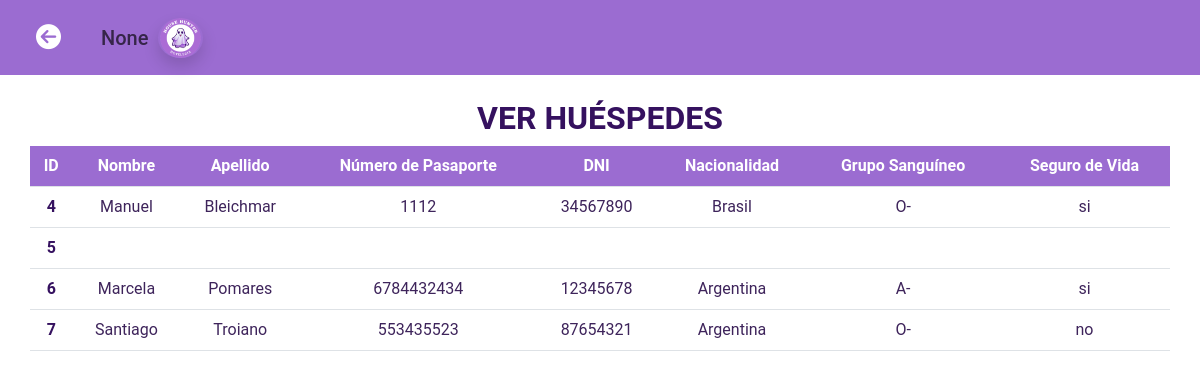
The app's page /abm/abmHuespedes/huespedMostrar, older data.
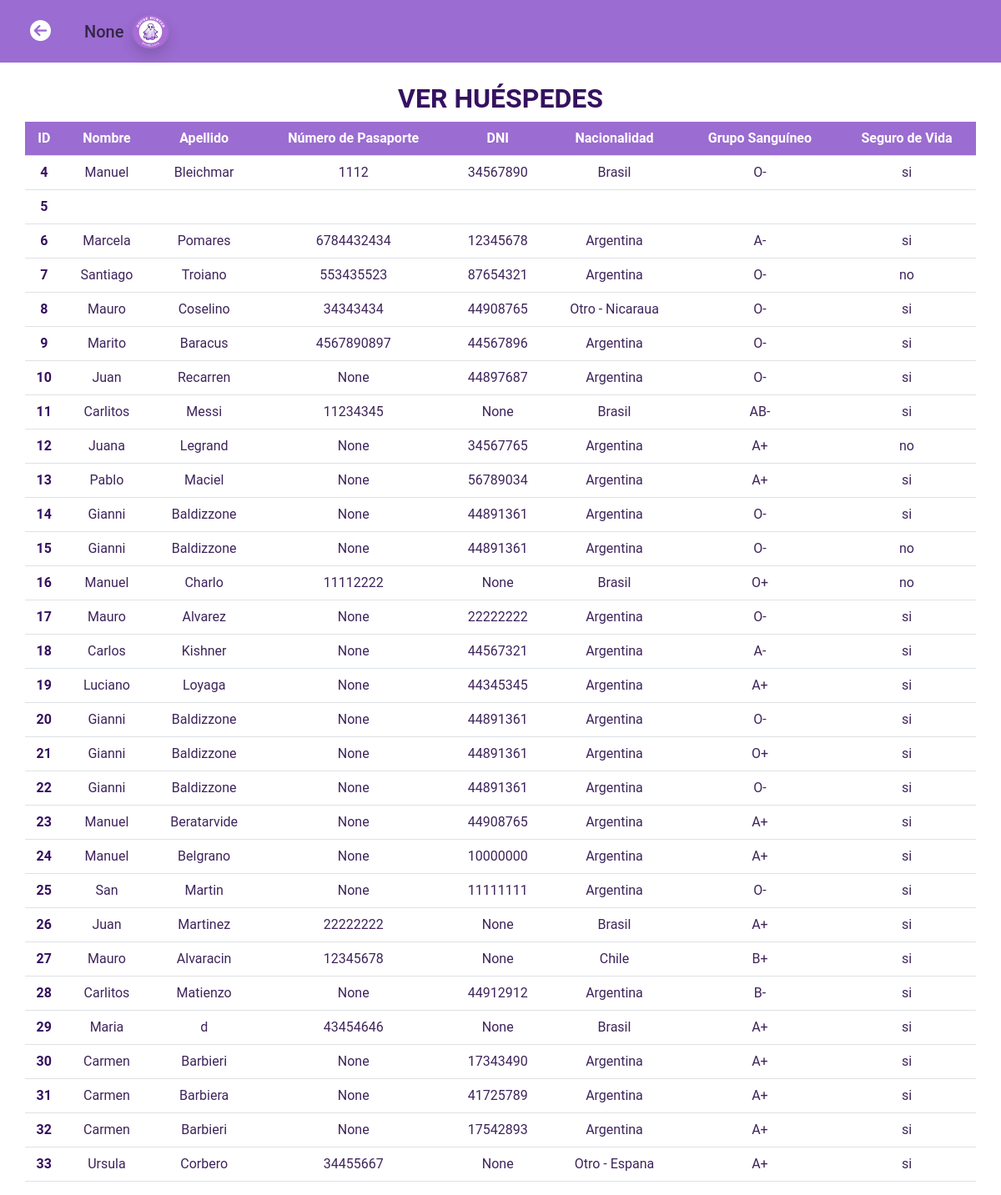
The same page, newer data.
### tables this page shows
CREATE TABLE HUESPED(
    id INTEGER PRIMARY KEY,
    nombre TEXT,
    apellido TEXT,
    numero_pasaporte INT,
    dni INT,
    nacionalidad INT,
    grupo_sanguineo TEXT,
    seguro_vida TEXT
    );

### main.py (the view)
@app.route('/abm/abmHuespedes/huespedMostrar')
def  huespedMostrar():
    menu = Menu(nombre_empleado=session.get('usuario'), contrasena_empleado=session.get('contrasena'), id_empleado=session.get('id'))
    huesped = menu.mostrar_huespedes()
    return render_template('huespedMostrar.html', nombre_usuario=session.get('usuario'), huesped=huesped)

### Menu.py (called while the page is built)
  def mostrar_huespedes(self):
                  nombreBD = "househunter.db"
                  conexion = Conexion(nombreBD)
                  conexion.CrearTablaHuesped()
                  huespedes = conexion.MostrarHuespedes()
                  return huespedes

### bd.py (called while the page is built)
  def CrearTablaHuesped(self):
    self.cursor.execute('''
    CREATE TABLE IF NOT EXISTS HUESPED(
    id INTEGER PRIMARY KEY,
    nombre TEXT,
    apellido TEXT,
    numero_pasaporte INT,
    dni INT,
    nacionalidad INT,
    grupo_sanguineo TEXT,
    seguro_vida TEXT
    )
    ''')
    self.conexion.commit()

  def MostrarHuespedes(self):
    try:
        self.cursor.execute("SELECT * FROM HUESPED")
        huespedes = self.cursor.fetchall()
        return huespedes
    except sqlite3.Error as e:
        print("Error al recuperar huespedes:", e)
        return []

### templates/huespedMostrar.html (shortened to what this page needs)
<!DOCTYPE html>
<html lang="es">
<head>
    <link href="https://cdn.jsdelivr.net/npm/bootstrap@5.3.2/dist/css/bootstrap.min.css" rel="stylesheet"
>
    <link rel="stylesheet" type="text/css" href="{{ url_for('static', filename='styles/style.css')}}">
</head>
<body>
    <nav class="navbar navbar-expand-lg navbar-light bg-light">
        <div class="container-fluid">
            <a class="navbar-brand" href="{{ url_for('abmHuespedes') }}">
                <i class="fa-solid fa-circle-arrow-left fa-lg m-4"></i>
            </a>
            <div class="collapse navbar-collapse" id="navbarNav">
                <div class="navbar-text">
                    <h5 class="mr-3"> {{ nombre_usuario }} </h5>
                    <img src="{{ url_for('static', filename='img/logo2.png') }}" alt="Foto del Empleado" height="40" class="rounded-circle me-2 shadow">
                </div>
            </div>
        </div>
    </nav>
    <div class="container text-center mt-4">
        <div class="row">
            <h2 class="text-darkviolet">Ver huéspedes</h2>
            <table class="table table-responsive-md">
                <thead>
                    <tr>
                        <th scope="col" class="bg-violet">ID</th>
                        <th scope="col" class="bg-violet">Nombre</th>
                        <th scope="col" class="bg-violet">Apellido</th>
                        <th scope="col" class="bg-violet">Número de Pasaporte</th>
                        <th scope="col" class="bg-violet">DNI</th>
                        <th scope="col" class="bg-violet">Nacionalidad</th>
                        <th scope="col" class="bg-violet">Grupo Sanguíneo</th>
                        <th scope="col" class="bg-violet">Seguro de Vida</th>
                    </tr>
                </thead>
                <tbody class="table-body">
                    {% for huesped in huesped %}
                        <tr>
                            <th scope="row">{{ huesped[0] }}</th>
                            <td>{{ huesped[1] }}</td>
                            <td>{{ huesped[2] }}</td>
                            <td>{{ huesped[3] }}</td>
                            <td>{{ huesped[4] }}</td>
                            <td>{{ huesped[5] }}</td>
                            <td>{{ huesped[6] }}</td>
                            <td>{{ huesped[7] }}</td>
                        </tr>
                    {% endfor %}
                </tbody>
            </table>
        </div>
    </div>
</body>
</html>

Row changes from the older to the newer data that the page shows:
added HUESPED: id "8", nombre "Mauro", apellido "Coselino", numero_pasaporte "34343434", dni "44908765", nacionalidad "Otro - Nicaraua", grupo_sanguineo "O-", seguro_vida "si"
added HUESPED: id "9", nombre "Marito", apellido "Baracus", numero_pasaporte "4567890897", dni "44567896", nacionalidad "Argentina", grupo_sanguineo "O-", seguro_vida "si"
added HUESPED: id "10", nombre "Juan", apellido "Recarren", huesped "None", dni "44897687", nacionalidad "Argentina", grupo_sanguineo "O-", seguro_vida "si"
added HUESPED: id "11", nombre "Carlitos", apellido "Messi", numero_pasaporte "11234345", huesped "None", nacionalidad "Brasil", grupo_sanguineo "AB-", seguro_vida "si"
added HUESPED: id "12", nombre "Juana", apellido "Legrand", huesped "None", dni "34567765", nacionalidad "Argentina", grupo_sanguineo "A+", seguro_vida "no"
added HUESPED: id "13", nombre "Pablo", apellido "Maciel", huesped "None", dni "56789034", nacionalidad "Argentina", grupo_sanguineo "A+", seguro_vida "si"
added HUESPED: id "14", nombre "Gianni", apellido "Baldizzone", huesped "None", dni "44891361", nacionalidad "Argentina", grupo_sanguineo "O-", seguro_vida "si"
added HUESPED: id "15", nombre "Gianni", apellido "Baldizzone", huesped "None", dni "44891361", nacionalidad "Argentina", grupo_sanguineo "O-", seguro_vida "no"
added HUESPED: id "16", nombre "Manuel", apellido "Charlo", numero_pasaporte "11112222", huesped "None", nacionalidad "Brasil", grupo_sanguineo "O+", seguro_vida "no"
added HUESPED: id "17", nombre "Mauro", apellido "Alvarez", huesped "None", dni "22222222", nacionalidad "Argentina", grupo_sanguineo "O-", seguro_vida "si"
added HUESPED: id "18", nombre "Carlos", apellido "Kishner", huesped "None", dni "44567321", nacionalidad "Argentina", grupo_sanguineo "A-", seguro_vida "si"
added HUESPED: id "19", nombre "Luciano", apellido "Loyaga", huesped "None", dni "44345345", nacionalidad "Argentina", grupo_sanguineo "A+", seguro_vida "si"
added HUESPED: id "20", nombre "Gianni", apellido "Baldizzone", huesped "None", dni "44891361", nacionalidad "Argentina", grupo_sanguineo "O-", seguro_vida "si"
added HUESPED: id "21", nombre "Gianni", apellido "Baldizzone", huesped "None", dni "44891361", nacionalidad "Argentina", grupo_sanguineo "O+", seguro_vida "si"
added HUESPED: id "22", nombre "Gianni", apellido "Baldizzone", huesped "None", dni "44891361", nacionalidad "Argentina", grupo_sanguineo "O-", seguro_vida "si"
added HUESPED: id "23", nombre "Manuel", apellido "Beratarvide", huesped "None", dni "44908765", nacionalidad "Argentina", grupo_sanguineo "A+", seguro_vida "si"
added HUESPED: id "24", nombre "Manuel", apellido "Belgrano", huesped "None", dni "10000000", nacionalidad "Argentina", grupo_sanguineo "A+", seguro_vida "si"
added HUESPED: id "25", nombre "San", apellido "Martin", huesped "None", dni "11111111", nacionalidad "Argentina", grupo_sanguineo "O-", seguro_vida "si"
added HUESPED: id "26", nombre "Juan", apellido "Martinez", numero_pasaporte "22222222", huesped "None", nacionalidad "Brasil", grupo_sanguineo "A+", seguro_vida "si"
added HUESPED: id "27", nombre "Mauro", apellido "Alvaracin", numero_pasaporte "12345678", huesped "None", nacionalidad "Chile", grupo_sanguineo "B+", seguro_vida "si"
added HUESPED: id "28", nombre "Carlitos", apellido "Matienzo", huesped "None", dni "44912912", nacionalidad "Argentina", grupo_sanguineo "B-", seguro_vida "si"
added HUESPED: id "29", nombre "Maria", apellido "d", numero_pasaporte "43454646", huesped "None", nacionalidad "Brasil", grupo_sanguineo "A+", seguro_vida "si"
added HUESPED: id "30", nombre "Carmen", apellido "Barbieri", huesped "None", dni "17343490", nacionalidad "Argentina", grupo_sanguineo "A+", seguro_vida "si"
added HUESPED: id "31", nombre "Carmen", apellido "Barbiera", huesped "None", dni "41725789", nacionalidad "Argentina", grupo_sanguineo "A+", seguro_vida "si"
added HUESPED: id "32", nombre "Carmen", apellido "Barbieri", huesped "None", dni "17542893", nacionalidad "Argentina", grupo_sanguineo "A+", seguro_vida "si"
added HUESPED: id "33", nombre "Ursula", apellido "Corbero", numero_pasaporte "34455667", huesped "None", nacionalidad "Otro - Espana", grupo_sanguineo "A+", seguro_vida "si"
